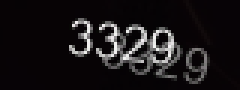
#> input picture attempts/captcha_images/captcha_1756123334680.png, 80 x 30 px (shown 3 times larger)
$ python -i train.py   (imports and definitions only)
#> lines starting #> are read from the running program, lines starting #| are printed output that depends on the picture; after the words box and inside, x2 and y2 are one past the last pixel; in counts of white or black regions, pixels touching at a corner belong together
import os
import pandas as pd
import numpy as np
import cv2
from PIL import Image
import tensorflow as tf
from tensorflow.keras.models import Sequential, Model
from tensorflow.keras.layers import Conv2D, MaxPooling2D, Flatten, Dense, Dropout, BatchNormalization, Input, Add
from tensorflow.keras.optimizers import Adam
from tensorflow.keras.callbacks import EarlyStopping, ReduceLROnPlateau
from sklearn.model_selection import train_test_split
from collections import Counter
import requests
from io import BytesIO
from sklearn.utils.class_weight import compute_class_weight

LABELS_CSV_URL = "https://example.com/labels.csv"
IMG_SIZE = (32, 32)
BATCH_SIZE = 16
EPOCHS = 100
VALIDATION_SPLIT = 0.2
MODEL_SAVE_PATH = "captcha_final.h5"
ENSEMBLE_MODELS = 3

# [6 lines left out: function load_labels, not called in this run]

def extract_rois(img_path, expected_digits=4):
#> called with expected_digits = 4
    if isinstance(img_path, str):
        img = cv2.imread(img_path)
#> img is the input picture: shape (30, 80, 3); mean B, G, R 23.3, 21.6, 24.9
    else:
        img = img_path

    if img is None:
        return []

    gray = cv2.cvtColor(img, cv2.COLOR_BGR2GRAY)
    clahe = cv2.createCLAHE(clipLimit=3.0, tileGridSize=(8,8))
    gray_cl = clahe.apply(gray)
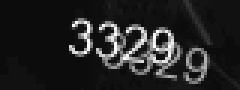
#> gray_cl: shape (30, 80) (shown 3 times larger); min 10, max 255, mean 35.8

    thresholds = [170, 150, 190, 130, 210, 110]
    best_rois = []
    best_score = 0

    for thresh_val in thresholds:
        _, th = cv2.threshold(gray_cl, thresh_val, 255, cv2.THRESH_BINARY)

        k1 = cv2.getStructuringElement(cv2.MORPH_RECT, (2,2))
        k2 = cv2.getStructuringElement(cv2.MORPH_ELLIPSE, (3,3))
        th = cv2.morphologyEx(th, cv2.MORPH_OPEN, k1)
        th = cv2.morphologyEx(th, cv2.MORPH_CLOSE, k2)

        scale = 3
        th_up = cv2.resize(th, (th.shape[1]*scale, th.shape[0]*scale), interpolation=cv2.INTER_CUBIC)

        contours, _ = cv2.findContours(th_up, cv2.RETR_EXTERNAL, cv2.CHAIN_APPROX_SIMPLE)
        boxes = []
        for c in contours:
            x,y,w,h = cv2.boundingRect(c)
            area = cv2.contourArea(c)
            if area < 80: continue
            if h < th_up.shape[0]*0.12: continue
            if w < 8: continue

            aspect_ratio = w / h
            if aspect_ratio > 2.0 or aspect_ratio < 0.3: continue

            boxes.append((x,y,w,h,area))

        if len(boxes) >= expected_digits:
            boxes = sorted(boxes, key=lambda b: b[0])[:expected_digits]

            if len(boxes) > 1:
                spacings = [boxes[i+1][0] - (boxes[i][0] + boxes[i][2]) for i in range(len(boxes)-1)]
                spacing_std = np.std(spacings) if len(spacings) > 1 else 0
                size_consistency = np.std([b[3] for b in boxes])
                score = 1000 / (1 + spacing_std + size_consistency)
            else:
                score = 100

            if score > best_score:
                best_score = score
                rois = []
                for i,(x,y,w,h,_) in enumerate(boxes):
                    pad_x = max(2, int(w*0.15))
                    pad_y = max(2, int(h*0.15))
                    x1 = max(0, x-pad_x); y1 = max(0, y-pad_y)
                    x2 = min(th_up.shape[1], x+w+pad_x); y2 = min(th_up.shape[0], y+h+pad_y)
                    roi = th_up[y1:y2, x1:x2]
                    rois.append(roi)

                if len(rois) == expected_digits:
                    best_rois = rois
#> this loop made 6 passes
#> pass 1, in extract_rois, `_, th = cv2.threshold(gray_cl, thresh_val, 255, cv2.THRESH_BINARY)`:
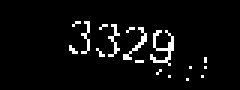
#> th: shape (30, 80) (shown 3 times larger); 4.8% white in thin lines or dots, all inside (x1, y1, x2, y2) = (23, 7, 69, 27)
#> pass 1, in extract_rois, `th = cv2.morphologyEx(th, cv2.MORPH_OPEN, k1)`:
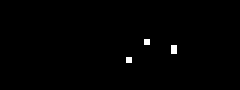
#> th: shape (30, 80) (shown 3 times larger); 0.58% white in thin lines or dots, all inside (x1, y1, x2, y2) = (42, 13, 59, 21)
#> pass 2, in extract_rois, `_, th = cv2.threshold(gray_cl, thresh_val, 255, cv2.THRESH_BINARY)`:
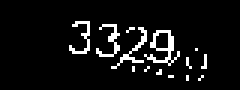
#> th: shape (30, 80) (shown 3 times larger); 6.8% white in thin lines or dots, all inside (x1, y1, x2, y2) = (23, 7, 69, 27)
#> after the loop:
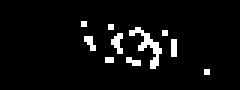
#> th: shape (30, 80) (shown 3 times larger); 5% white in thin lines or dots, all inside (x1, y1, x2, y2) = (27, 7, 70, 25)
#> after the loop:
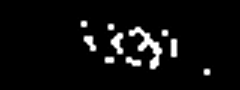
#> th_up: shape (90, 240); min 0, max 255, mean 13.1
#> after the loop, best_rois = 4 items; best_score = 40.85; rois = 4 items; score = 40.85; size_consistency = 12.44; spacing_std = 11.05; spacings = [13, 1, -14]

    return best_rois

# [227 lines left out: functions augment_roi, load_image, prepare_data, create_model, train_ensemble, main, not called in this run]

# [2 lines not run here, left out]

>>> result = extract_rois('attempts/captcha_images/captcha_1756123334680.png')
#> result = 4 items

$ run again, on attempts/captcha_images/captcha_1756123593482.png
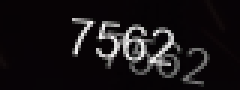
#> input picture attempts/captcha_images/captcha_1756123593482.png, 80 x 30 px (shown 3 times larger)
#> in extract_rois, img is the input picture: shape (30, 80, 3); mean B, G, R 22.5, 20.7, 24
#> the loop in extract_rois, `for thresh_val in thresholds:` made 6 passes
#> pass 1, in extract_rois, `th = cv2.morphologyEx(th, cv2.MORPH_OPEN, k1)`:
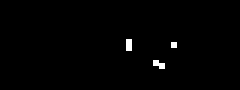
#> th: shape (30, 80) (shown 3 times larger); 0.83% white in thin lines or dots, all inside (x1, y1, x2, y2) = (42, 13, 59, 23)
#> after the loop in extract_rois, `for thresh_val in thresholds:`:
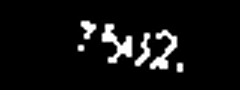
#> th_up: shape (90, 240); min 0, max 255, mean 16.4
#> after the loop in extract_rois, `for thresh_val in thresholds:`: best_rois = 4 items; best_score = 147; rois = 4 items; score = 83.1; size_consistency = 8.58; spacing_std = 2.45; spacings = [4, 1, -2]
#> result = 4 items
